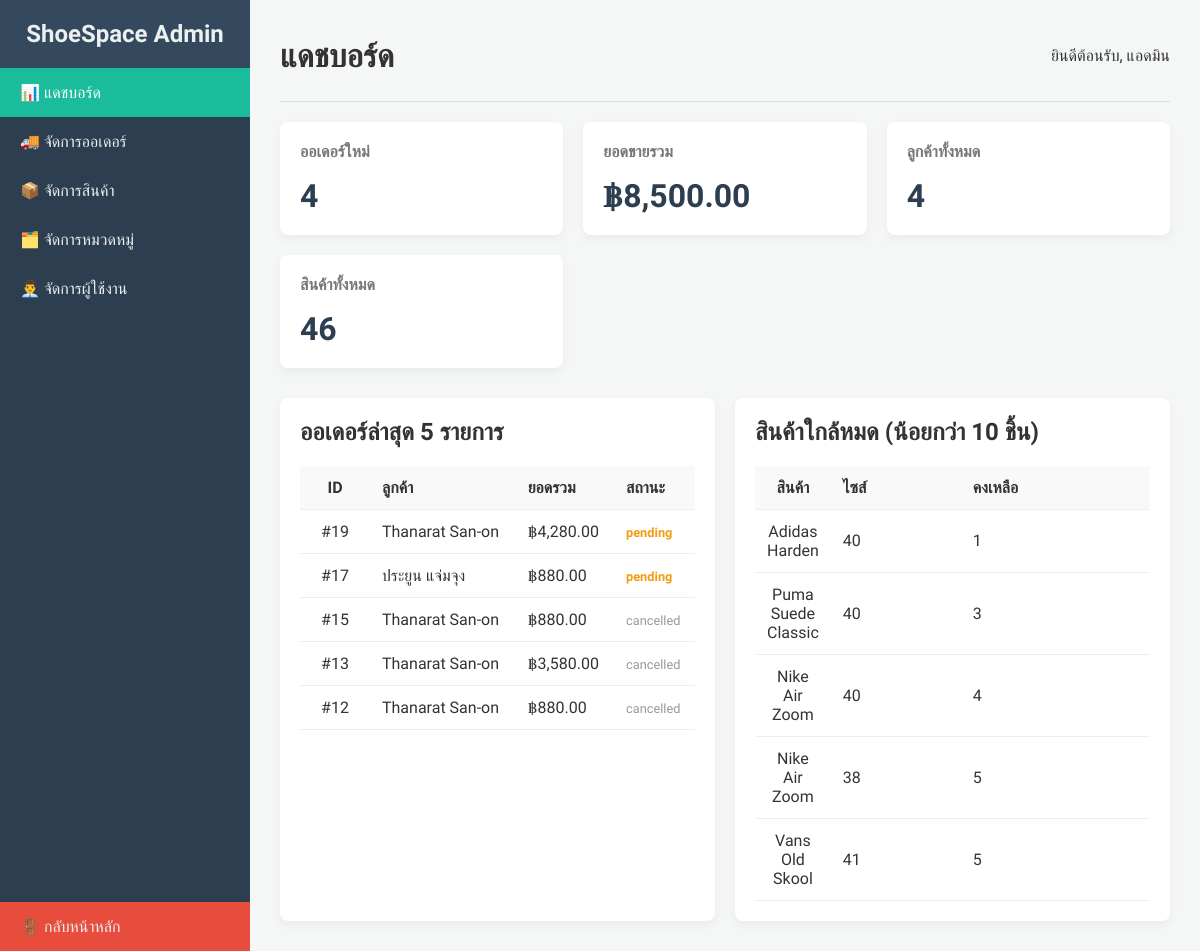
/admin_dashboard.php (signed in), run on the app's committed database.
### tables this page shows
CREATE TABLE `orders` (
  `order_id` int(11) NOT NULL,
  `user_id` int(11) DEFAULT NULL,
  `order_date` timestamp NOT NULL DEFAULT current_timestamp(),
  `status` enum('pending','paid','shipped','delivered','cancelled') DEFAULT 'pending',
  `total_amount` decimal(10,2) DEFAULT 0.00,
  `shipping_address` text DEFAULT NULL,
  `payment_method` varchar(50) DEFAULT NULL,
  `tracking_number` varchar(100) DEFAULT NULL
);

CREATE TABLE `users` (
  `user_id` int(11) NOT NULL,
  `username` varchar(50) NOT NULL,
  `password` varchar(255) NOT NULL,
  `fullname` varchar(100) DEFAULT NULL,
  `email` varchar(100) DEFAULT NULL,
  `phone` varchar(20) DEFAULT NULL,
  `address` text DEFAULT NULL,
  `created_at` timestamp NOT NULL DEFAULT current_timestamp()
);

CREATE TABLE `product_size` (
  `size_id` int(11) NOT NULL,
  `product_id` int(11) NOT NULL,
  `size_label` varchar(30) NOT NULL,
  `stock` int(11) DEFAULT 0
);

CREATE TABLE `product` (
  `product_id` int(11) NOT NULL,
  `name` varchar(150) NOT NULL,
  `sku` varchar(50) DEFAULT NULL,
  `brand` varchar(100) DEFAULT NULL,
  `description` text DEFAULT NULL,
  `price` decimal(10,2) NOT NULL,
  `stock` int(11) DEFAULT 0,
  `image` varchar(255) DEFAULT NULL,
  `created_at` timestamp NOT NULL DEFAULT current_timestamp()
);

### admin_dashboard.php (the view, shortened to what this page needs)
<?php
require_once 'admin_header.php';
$result_new_orders = $conn->query("SELECT COUNT(order_id) as count FROM orders WHERE status = 'pending'");
$new_orders_count = $result_new_orders->fetch_assoc()['count'];
$result_sales = $conn->query("SELECT SUM(total_amount) as total FROM orders WHERE status IN ('paid', 'shipped', 'delivered')");
$total_sales = $result_sales->fetch_assoc()['total'];
$result_users = $conn->query("SELECT COUNT(user_id) as count FROM users");
$users_count = $result_users->fetch_assoc()['count'];
$result_products = $conn->query("SELECT COUNT(product_id) as count FROM product");
$products_count = $result_products->fetch_assoc()['count'];
$sql_recent_orders = "SELECT o.order_id, u.fullname, o.order_date, o.total_amount, o.status
                      FROM orders o
                      LEFT JOIN users u ON o.user_id = u.user_id
                      ORDER BY o.order_date DESC
                      LIMIT 5";
$recent_orders = $conn->query($sql_recent_orders);
$sql_low_stock = "SELECT p.name, ps.size_label, ps.stock
                  FROM product_size ps
                  JOIN product p ON ps.product_id = p.product_id
                  WHERE ps.stock < 10
                  ORDER BY ps.stock ASC
                  LIMIT 5";
$low_stock_items = $conn->query($sql_low_stock);
?>
            <header class="main-header">
                <h1>แดชบอร์ด</h1>
                <p>ยินดีต้อนรับ, แอดมิน</p>
            </header>
            <div class="summary-cards">
                <div class="card">
                    <h3>ออเดอร์ใหม่</h3>
                    <p><?php echo $new_orders_count; ?></p>
                </div>
                <div class="card">
                    <h3>ยอดขายรวม</h3>
                    <p>฿<?php echo number_format($total_sales ?? 0, 2); ?></p>
                </div>
                <div class="card">
                    <h3>ลูกค้าทั้งหมด</h3>
                    <p><?php echo $users_count; ?></p>
                </div>
                <div class="card">
                    <h3>สินค้าทั้งหมด</h3>
                    <p><?php echo $products_count; ?></p>
                </div>
            </div>
            <div class="data-tables">
                <div class="table-container">
                    <h2>ออเดอร์ล่าสุด 5 รายการ</h2>
                    <table>
                        <thead>
                            <tr>
                                <th>ID</th>
                                <th>ลูกค้า</th>
                                <th>ยอดรวม</th>
                                <th>สถานะ</th>
                            </tr>
                        </thead>
                        <tbody>
                            <?php while($order = $recent_orders->fetch_assoc()): ?>
                            <tr>
                                <td>#<?php echo $order['order_id']; ?></td>
                                <td><?php echo htmlspecialchars($order['fullname'] ?? 'N/A'); ?></td>
                                <td>฿<?php echo number_format($order['total_amount'], 2); ?></td>
                                <td><span class="status-<?php echo $order['status']; ?>"><?php echo $order['status']; ?></span></td>
                            </tr>
                            <?php endwhile; ?>
                        </tbody>
                    </table>
                </div>
                <div class="table-container">
                    <h2>สินค้าใกล้หมด (น้อยกว่า 10 ชิ้น)</h2>
                    <table>
                        <thead>
                            <tr>
                                <th>สินค้า</th>
                                <th>ไซส์</th>
                                <th>คงเหลือ</th>
                            </tr>
                        </thead>
                        <tbody>
                            <?php while($item = $low_stock_items->fetch_assoc()): ?>
                            <tr>
                                <td><?php echo htmlspecialchars($item['name']); ?></td>
                                <td><?php echo htmlspecialchars($item['size_label']); ?></td>
                                <td><?php echo $item['stock']; ?></td>
                            </tr>
                            <?php endwhile; ?>
                        </tbody>
                    </table>
                </div>
            </div>
        </main> </div> </body>
</html>

### admin_style.css (style rules this page uses)
body { font-family: 'Sarabun', sans-serif; margin: 0; background-color: #f4f7f6; color: #333; }
* { box-sizing: border-box; }
.main-header { padding-bottom: 20px; border-bottom: 1px solid #ddd; margin-bottom: 20px; }
.main-header h1 { margin: 0; }
.summary-cards { display: grid; grid-template-columns: repeat(auto-fit, minmax(220px, 1fr)); gap: 20px; margin-bottom: 30px; }
.card { background-color: #fff; padding: 20px; border-radius: 8px; box-shadow: 0 4px 10px rgba(0,0,0,0.05); }
.card h3 { margin-top: 0; font-size: 1rem; color: #777; }
.card p { margin: 0; font-size: 2rem; font-weight: 700; color: #2c3e50; }
.data-tables { display: grid; grid-template-columns: 1fr 1fr; gap: 20px; }
.table-container { background-color: #fff; border-radius: 8px; padding: 20px; box-shadow: 0 4px 10px rgba(0,0,0,0.05); overflow-x: auto; }
.table-container h2 { margin-top: 0; }
table { width: 100%; border-collapse: collapse; }
th, td { padding: 12px; border-bottom: 1px solid #eee; text-align: left; }
th { background-color: #f9f9f9; }
.status-pending { color: #f39c12; font-weight: bold; }
.main-header { display: flex; justify-content: space-between; align-items: center; }
th:first-child, td:first-child { width: 70px; text-align: center; }
td span { color: #999; font-size: 0.8em; }

### data on the page
orders: order_id "19", user.fullname "Thanarat San-on", total_amount "4,280.00", status "pending"
orders: order_id "17", user.fullname "ประยูน แจ่มจุง", total_amount "880.00", status "pending"
orders: order_id "15", user.fullname "Thanarat San-on", total_amount "880.00", status "cancelled"
orders: order_id "13", user.fullname "Thanarat San-on", total_amount "3,580.00", status "cancelled"
orders: order_id "12", user.fullname "Thanarat San-on", total_amount "880.00", status "cancelled"
product_size: product.name "Adidas Harden", size_label "40", stock "1"
product_size: product.name "Puma Suede Classic", size_label "40", stock "3"
product_size: product.name "Nike Air Zoom", size_label "40", stock "4"
product_size: product.name "Nike Air Zoom", size_label "38", stock "5"
product_size: product.name "Vans Old Skool", size_label "41", stock "5"

### other printed values
$new_orders_count "4"
$total_sales "8,500.00"
$users_count "4"
$products_count "46"
